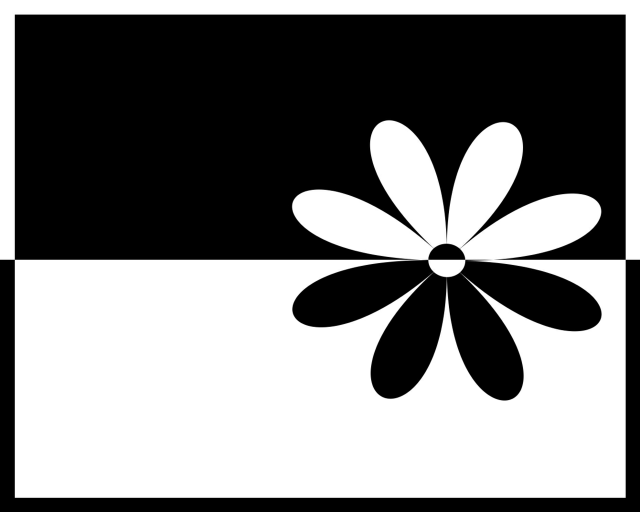
#> input picture black white flower.jpg, 1280 x 1024 px (shown at 1/2 size)
$ python lab8.py
#> lines starting #> are read from the running program, lines starting #| are printed output that depends on the picture; after the words box and inside, x2 and y2 are one past the last pixel; in counts of white or black regions, pixels touching at a corner belong together
#%% Import libraries
import numpy as np
import matplotlib.pyplot as plt
from sklearn.cluster import KMeans
from PIL import Image

#%% Find and append pixels to the

im = Image.open("black white flower.jpg")
#> im is the input picture: PIL image 1280x1024 L; min 0, max 255, mean 125.9
im = im.convert(mode="1")
#> im: PIL image 1280x1024 1; 49.4% white; 13 white regions (12 under 20 px), largest, box (x1, y1, x2, y2) and area: (0, 0, 1280, 996) 647103
im = im.resize((320,256))
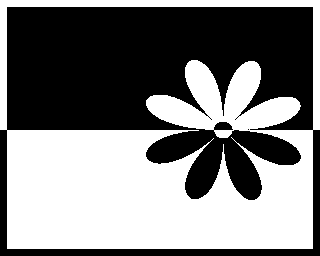
#> im: PIL image 320x256 1; 49.3% white; 1 white region, box (x1, y1, x2, y2) and area: (0, 0, 320, 249) 40382

width, height = im.size
#> width = 320; height = 256

Xc = np.array([])
Yc = np.array([])

for i in range(0, width):
    for j in range(0, height):
        if (im.getpixel((i,j)) != 0):
            Xc = np.append(Xc, i)
            Yc = np.append(Yc, j)


plt.scatter(Xc, Yc)

X = np.vstack((Xc, Yc)).T

kmeans = KMeans(n_clusters=4).fit(X)

pred = kmeans.predict(X)

c1_x = np.array([])
c1_y = np.array([])

c2_x = np.array([])
c2_y = np.array([])

c3_x = np.array([])
c3_y = np.array([])

c4_x = np.array([])
c4_y = np.array([])


count = 0

for p in pred:
    if p == 0:
        c1_x = np.append(c1_x, Xc[count])
        c1_y = np.append(c1_y, Yc[count])
    if p == 1:
        c2_x = np.append(c2_x, Xc[count])
        c2_y = np.append(c2_y, Yc[count])
    if p == 2:
        c3_x = np.append(c3_x, Xc[count])
        c3_y = np.append(c3_y, Yc[count])
    if p == 3:
        c4_x = np.append(c4_x, Xc[count])
        c4_y = np.append(c4_y, Yc[count])
    count += 1


plt.figure()
plt.scatter(c1_x, c1_y, color="blue")
plt.scatter(c2_x, c2_y, color="red")
plt.scatter(c3_x, c3_y, color="green")
plt.scatter(c4_x, c4_y, color="olive")
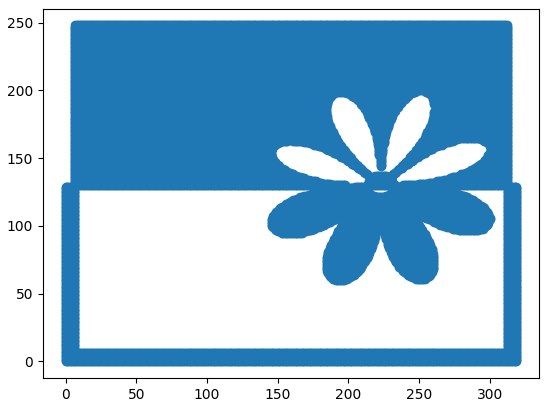
#> figure drawn by matplotlib, 1 panel
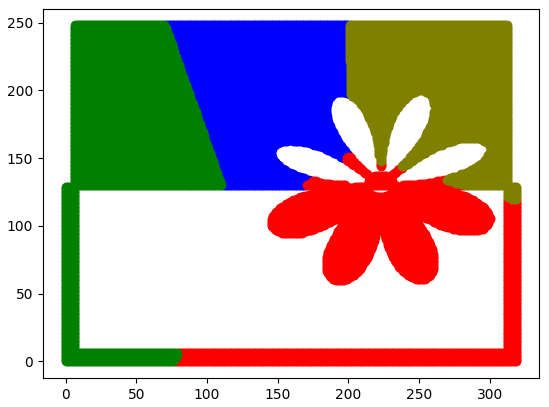
#> figure drawn by matplotlib, 1 panel

$ run again, with lab1.png saved as black white flower.jpg
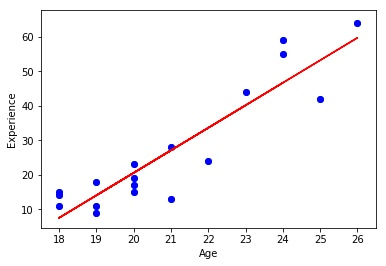
#> input picture lab1.png, 386 x 266 px
#> im is the input picture: PIL image 386x266 RGB; mean R, G, B 248.8, 247.4, 248.8
#> `im = im.resize((320,256))`:
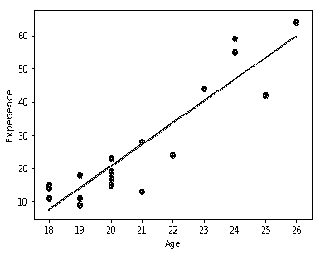
#> im: PIL image 320x256 1; 97% white; black in thin lines or dots, all inside (x1, y1, x2, y2) = (6, 10, 313, 249)
#> `plt.scatter(c4_x, c4_y, color="olive")`:
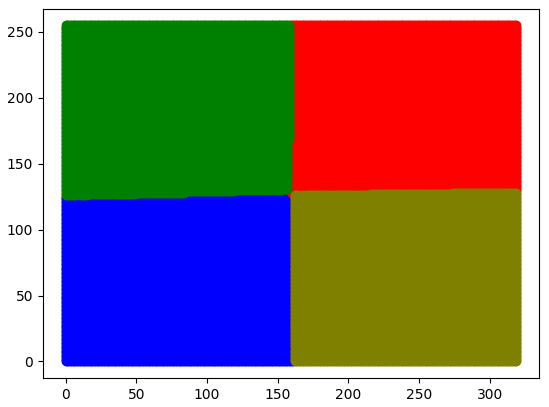
#> figure drawn by matplotlib, 1 panel
